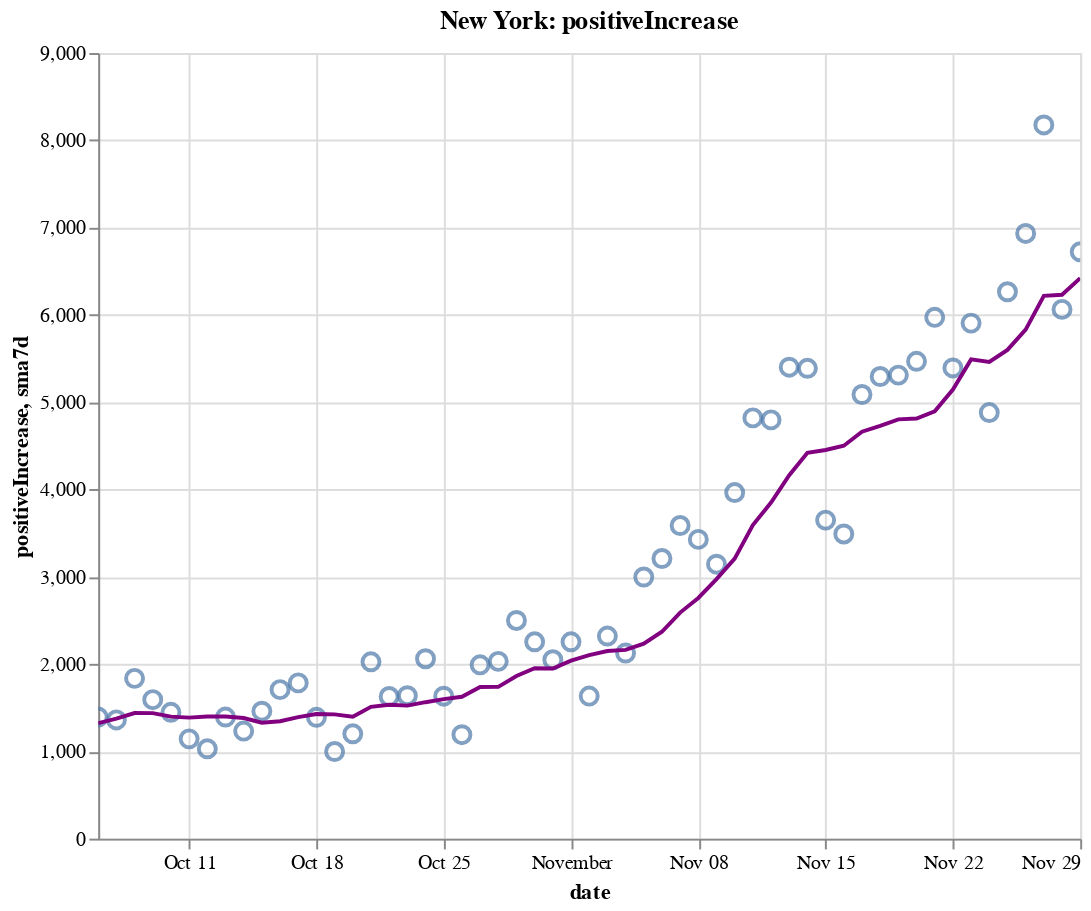

Notebook code cell kept with this figure:
### Code cell
create_plot(ny, 'positiveIncrease')

### Figure 1 — Vega-Lite specification as saved in the notebook (floating-point values rounded to 4 significant figures)
{"config": {"view": {"continuousWidth": 400, "continuousHeight": 300}}, "layer": [{"layer": [{"mark": {"type": "point", "size": 75}, "encoding": {"tooltip": [{"type": "temporal", "field": "date"}, {"type": "quantitative", "field": "positiveIncrease"}, {"type": "quantitative", "field": "sma7d"}], "x": {"type": "temporal", "field": "date"}, "y": {"type": "quantitative", "field": "positiveIncrease"}}, "selection": {"selector008": {"type": "interval", "bind": "scales", "encodings": ["x", "y"]}}}, {"mark": {"type": "line", "color": "purple"}, "encoding": {"x": {"type": "temporal", "field": "date"}, "y": {"type": "quantitative", "field": "sma7d"}}}]}, {"mark": {"type": "rule", "color": "#aaa"}, "encoding": {"x": {"type": "temporal", "field": "date"}}, "transform": [{"filter": {"selection": "selector007"}}]}, {"mark": "circle", "encoding": {"opacity": {"condition": {"value": 1, "selection": "selector007"}, "value": 0}, "tooltip": [{"type": "temporal", "field": "date"}, {"type": "quantitative", "field": "positiveIncrease"}, {"type": "quantitative", "field": "sma7d"}], "x": {"type": "temporal", "field": "date"}, "y": {"type": "quantitative", "field": "positiveIncrease"}}, "selection": {"selector007": {"type": "single", "encodings": ["x"], "on": "mouseover", "nearest": true, "empty": "none"}}}, {"mark": {"type": "text", "align": "left", "dx": 5, "dy": -5, "stroke": "white", "strokeWidth": 2}, "encoding": {"text": {"type": "quantitative", "field": "positiveIncrease"}, "tooltip": [{"type": "temporal", "field": "date"}, {"type": "quantitative", "field": "positiveIncrease"}, {"type": "quantitative", "field": "sma7d"}], "x": {"type": "temporal", "field": "date"}, "y": {"type": "quantitative", "field": "positiveIncrease"}}, "transform": [{"filter": {"selection": "selector007"}}]}, {"mark": {"type": "text", "align": "left", "dx": 5, "dy": -5}, "encoding": {"text": {"type": "quantitative", "field": "positiveIncrease"}, "tooltip": [{"type": "temporal", "field": "date"}, {"type": "quantitative", "field": "positiveIncrease"}, {"type": "quantitative", "field": "sma7d"}], "x": {"type": "temporal", "field": "date"}, "y": {"type": "quantitative", "field": "positiveIncrease"}}, "transform": [{"filter": {"selection": "selector007"}}]}], "data": {"name": "data-8a2538aa8186418949c1e65f446dd601"}, "height": 400, "title": "New York: positiveIncrease", "width": 500, "$schema": "https://vega.github.io/schema/vega-lite/v4.8.1.json", "datasets": {"data-8a2538aa8186418949c1e65f446dd601": [{"date": "2020-10-06T00:00:00", "totalTestResultsIncrease": 96360.0, "positiveIncrease": 1393.0, "death": 25540.0, "deathIncrease": 9.0, "positiveRate": 0.014, "state": "New York", "sma7d": 1323.0}, {"date": "2020-10-07T00:00:00", "totalTestResultsIncrease": 108200.0, "positiveIncrease": 1360.0, "death": 25540.0, "deathIncrease": 9.0, "positiveRate": 0.013, "state": "New York", "sma7d": 1374.0}, {"date": "2020-10-08T00:00:00", "totalTestResultsIncrease": 145800.0, "positiveIncrease": 1836.0, "death": 25560.0, "deathIncrease": 10.0, "positiveRate": 0.013, "state": "New York", "sma7d": 1439.0}, {"date": "2020-10-09T00:00:00", "totalTestResultsIncrease": 139300.0, "positiveIncrease": 1592.0, "death": 25560.0, "deathIncrease": 6.0, "positiveRate": 0.011, "state": "New York", "sma7d": 1438.0}, {"date": "2020-10-10T00:00:00", "totalTestResultsIncrease": 134600.0, "positiveIncrease": 1447.0, "death": 25570.0, "deathIncrease": 8.0, "positiveRate": 0.011, "state": "New York", "sma7d": 1398.0}, {"date": "2020-10-11T00:00:00", "totalTestResultsIncrease": 118300.0, "positiveIncrease": 1143.0, "death": 25570.0, "deathIncrease": 5.0, "positiveRate": 0.01, "state": "New York", "sma7d": 1386.0}, {"date": "2020-10-12T00:00:00", "totalTestResultsIncrease": 91790.0, "positiveIncrease": 1029.0, "death": 25590.0, "deathIncrease": 13.0, "positiveRate": 0.011, "state": "New York", "sma7d": 1400.0}, {"date": "2020-10-13T00:00:00", "totalTestResultsIncrease": 99070.0, "positiveIncrease": 1393.0, "death": 25600.0, "deathIncrease": 11.0, "positiveRate": 0.014, "state": "New York", "sma7d": 1400.0}, {"date": "2020-10-14T00:00:00", "totalTestResultsIncrease": 111700.0, "positiveIncrease": 1232.0, "death": 25600.0, "deathIncrease": 7.0, "positiveRate": 0.011, "state": "New York", "sma7d": 1382.0}, {"date": "2020-10-15T00:00:00", "totalTestResultsIncrease": 133200.0, "positiveIncrease": 1460.0, "death": 25620.0, "deathIncrease": 13.0, "positiveRate": 0.011, "state": "New York", "sma7d": 1328.0}, {"date": "2020-10-16T00:00:00", "totalTestResultsIncrease": 136000.0, "positiveIncrease": 1707.0, "death": 25630.0, "deathIncrease": 10.0, "positiveRate": 0.013, "state": "New York", "sma7d": 1344.0}, {"date": "2020-10-17T00:00:00", "totalTestResultsIncrease": 160000.0, "positiveIncrease": 1784.0, "death": 25640.0, "deathIncrease": 9.0, "positiveRate": 0.011, "state": "New York", "sma7d": 1393.0}, {"date": "2020-10-18T00:00:00", "totalTestResultsIncrease": 128800.0, "positiveIncrease": 1390.0, "death": 25640.0, "deathIncrease": 7.0, "positiveRate": 0.011, "state": "New York", "sma7d": 1428.0}, {"date": "2020-10-19T00:00:00", "totalTestResultsIncrease": 82010.0, "positiveIncrease": 998.0, "death": 25660.0, "deathIncrease": 15.0, "positiveRate": 0.012, "state": "New York", "sma7d": 1423.0}, {"date": "2020-10-20T00:00:00", "totalTestResultsIncrease": 90540.0, "positiveIncrease": 1201.0, "death": 25670.0, "deathIncrease": 13.0, "positiveRate": 0.013, "state": "New York", "sma7d": 1396.0}, {"date": "2020-10-21T00:00:00", "totalTestResultsIncrease": 124800.0, "positiveIncrease": 2026.0, "death": 25680.0, "deathIncrease": 7.0, "positiveRate": 0.016, "state": "New York", "sma7d": 1509.0}, {"date": "2020-10-22T00:00:00", "totalTestResultsIncrease": 135300.0, "positiveIncrease": 1628.0, "death": 25690.0, "deathIncrease": 15.0, "positiveRate": 0.012, "state": "New York", "sma7d": 1533.0}, {"date": "2020-10-23T00:00:00", "totalTestResultsIncrease": 141500.0, "positiveIncrease": 1637.0, "death": 25700.0, "deathIncrease": 11.0, "positiveRate": 0.012, "state": "New York", "sma7d": 1523.0}, {"date": "2020-10-24T00:00:00", "totalTestResultsIncrease": 156900.0, "positiveIncrease": 2061.0, "death": 25720.0, "deathIncrease": 13.0, "positiveRate": 0.013, "state": "New York", "sma7d": 1563.0}, {"date": "2020-10-25T00:00:00", "totalTestResultsIncrease": 120800.0, "positiveIncrease": 1632.0, "death": 25730.0, "deathIncrease": 12.0, "positiveRate": 0.014, "state": "New York", "sma7d": 1598.0}, {"date": "2020-10-26T00:00:00", "totalTestResultsIncrease": 82120.0, "positiveIncrease": 1191.0, "death": 25740.0, "deathIncrease": 12.0, "positiveRate": 0.015, "state": "New York", "sma7d": 1625.0}, {"date": "2020-10-27T00:00:00", "totalTestResultsIncrease": 111600.0, "positiveIncrease": 1991.0, "death": 25760.0, "deathIncrease": 16.0, "positiveRate": 0.018, "state": "New York", "sma7d": 1738.0}, {"date": "2020-10-28T00:00:00", "totalTestResultsIncrease": 129700.0, "positiveIncrease": 2031.0, "death": 25770.0, "deathIncrease": 15.0, "positiveRate": 0.016, "state": "New York", "sma7d": 1739.0}, {"date": "2020-10-29T00:00:00", "totalTestResultsIncrease": 168400.0, "positiveIncrease": 2499.0, "death": 25790.0, "deathIncrease": 19.0, "positiveRate": 0.015, "state": "New York", "sma7d": 1863.0}, {"date": "2020-10-30T00:00:00", "totalTestResultsIncrease": 146900.0, "positiveIncrease": 2255.0, "death": 25800.0, "deathIncrease": 12.0, "positiveRate": 0.015, "state": "New York", "sma7d": 1951.0}, {"date": "2020-10-31T00:00:00", "totalTestResultsIncrease": 137000.0, "positiveIncrease": 2049.0, "death": 25810.0, "deathIncrease": 3.0, "positiveRate": 0.015, "state": "New York", "sma7d": 1950.0}, {"date": "2020-11-01T00:00:00", "totalTestResultsIncrease": 148900.0, "positiveIncrease": 2255.0, "death": 25820.0, "deathIncrease": 17.0, "positiveRate": 0.015, "state": "New York", "sma7d": 2039.0}, {"date": "2020-11-02T00:00:00", "totalTestResultsIncrease": 96100.0, "positiveIncrease": 1633.0, "death": 25840.0, "deathIncrease": 14.0, "positiveRate": 0.017, "state": "New York", "sma7d": 2102.0}, {"date": "2020-11-03T00:00:00", "totalTestResultsIncrease": 127900.0, "positiveIncrease": 2321.0, "death": 25850.0, "deathIncrease": 15.0, "positiveRate": 0.018, "state": "New York", "sma7d": 2149.0}, {"date": "2020-11-04T00:00:00", "totalTestResultsIncrease": 133500.0, "positiveIncrease": 2126.0, "death": 25870.0, "deathIncrease": 15.0, "positiveRate": 0.016, "state": "New York", "sma7d": 2163.0}, {"date": "2020-11-05T00:00:00", "totalTestResultsIncrease": 161000.0, "positiveIncrease": 2997.0, "death": 25890.0, "deathIncrease": 24.0, "positiveRate": 0.019, "state": "New York", "sma7d": 2234.0}, {"date": "2020-11-06T00:00:00", "totalTestResultsIncrease": 160700.0, "positiveIncrease": 3209.0, "death": 25910.0, "deathIncrease": 18.0, "positiveRate": 0.02, "state": "New York", "sma7d": 2370.0}, {"date": "2020-11-07T00:00:00", "totalTestResultsIncrease": 163300.0, "positiveIncrease": 3587.0, "death": 25930.0, "deathIncrease": 18.0, "positiveRate": 0.022, "state": "New York", "sma7d": 2590.0}, {"date": "2020-11-08T00:00:00", "totalTestResultsIncrease": 145600.0, "positiveIncrease": 3428.0, "death": 25950.0, "deathIncrease": 19.0, "positiveRate": 0.024, "state": "New York", "sma7d": 2757.0}, {"date": "2020-11-09T00:00:00", "totalTestResultsIncrease": 111400.0, "positiveIncrease": 3144.0, "death": 25970.0, "deathIncrease": 26.0, "positiveRate": 0.028, "state": "New York", "sma7d": 2973.0}, {"date": "2020-11-10T00:00:00", "totalTestResultsIncrease": 128000.0, "positiveIncrease": 3965.0, "death": 26000.0, "deathIncrease": 32.0, "positiveRate": 0.031, "state": "New York", "sma7d": 3208.0}, {"date": "2020-11-11T00:00:00", "totalTestResultsIncrease": 164300.0, "positiveIncrease": 4820.0, "death": 26030.0, "deathIncrease": 21.0, "positiveRate": 0.029, "state": "New York", "sma7d": 3593.0}, {"date": "2020-11-12T00:00:00", "totalTestResultsIncrease": 162600.0, "positiveIncrease": 4797.0, "death": 26060.0, "deathIncrease": 29.0, "positiveRate": 0.029, "state": "New York", "sma7d": 3850.0}, {"date": "2020-11-13T00:00:00", "totalTestResultsIncrease": 203700.0, "positiveIncrease": 5401.0, "death": 26080.0, "deathIncrease": 24.0, "positiveRate": 0.027, "state": "New York", "sma7d": 4163.0}, {"date": "2020-11-14T00:00:00", "totalTestResultsIncrease": 184200.0, "positiveIncrease": 5388.0, "death": 26100.0, "deathIncrease": 24.0, "positiveRate": 0.029, "state": "New York", "sma7d": 4420.0}, {"date": "2020-11-15T00:00:00", "totalTestResultsIncrease": 133200.0, "positiveIncrease": 3649.0, "death": 26130.0, "deathIncrease": 30.0, "positiveRate": 0.027, "state": "New York", "sma7d": 4452.0}, {"date": "2020-11-16T00:00:00", "totalTestResultsIncrease": 124600.0, "positiveIncrease": 3490.0, "death": 26160.0, "deathIncrease": 26.0, "positiveRate": 0.028, "state": "New York", "sma7d": 4501.0}, {"date": "2020-11-17T00:00:00", "totalTestResultsIncrease": 159900.0, "positiveIncrease": 5088.0, "death": 26190.0, "deathIncrease": 30.0, "positiveRate": 0.032, "state": "New York", "sma7d": 4662.0}, {"date": "2020-11-18T00:00:00", "totalTestResultsIncrease": 154400.0, "positiveIncrease": 5294.0, "death": 26220.0, "deathIncrease": 36.0, "positiveRate": 0.034, "state": "New York", "sma7d": 4730.0}, {"date": "2020-11-19T00:00:00", "totalTestResultsIncrease": 195200.0, "positiveIncrease": 5310.0, "death": 26260.0, "deathIncrease": 32.0, "positiveRate": 0.027, "state": "New York", "sma7d": 4803.0}, {"date": "2020-11-20T00:00:00", "totalTestResultsIncrease": 205500.0, "positiveIncrease": 5468.0, "death": 26290.0, "deathIncrease": 35.0, "positiveRate": 0.027, "state": "New York", "sma7d": 4812.0}, {"date": "2020-11-21T00:00:00", "totalTestResultsIncrease": 207900.0, "positiveIncrease": 5972.0, "death": 26330.0, "deathIncrease": 34.0, "positiveRate": 0.029, "state": "New York", "sma7d": 4896.0}, {"date": "2020-11-22T00:00:00", "totalTestResultsIncrease": 196600.0, "positiveIncrease": 5392.0, "death": 26360.0, "deathIncrease": 31.0, "positiveRate": 0.027, "state": "New York", "sma7d": 5145.0}, {"date": "2020-11-23T00:00:00", "totalTestResultsIncrease": 191500.0, "positiveIncrease": 5906.0, "death": 26390.0, "deathIncrease": 33.0, "positiveRate": 0.031, "state": "New York", "sma7d": 5490.0}, {"date": "2020-11-24T00:00:00", "totalTestResultsIncrease": 164800.0, "positiveIncrease": 4881.0, "death": 26440.0, "deathIncrease": 51.0, "positiveRate": 0.03, "state": "New York", "sma7d": 5460.0}, {"date": "2020-11-25T00:00:00", "totalTestResultsIncrease": 173100.0, "positiveIncrease": 6265.0, "death": 26480.0, "deathIncrease": 41.0, "positiveRate": 0.036, "state": "New York", "sma7d": 5599.0}, {"date": "2020-11-26T00:00:00", "totalTestResultsIncrease": 217700.0, "positiveIncrease": 6933.0, "death": 26550.0, "deathIncrease": 67.0, "positiveRate": 0.032, "state": "New York", "sma7d": 5831.0}, {"date": "2020-11-27T00:00:00", "totalTestResultsIncrease": 219400.0, "positiveIncrease": 8176.0, "death": 26590.0, "deathIncrease": 39.0, "positiveRate": 0.037, "state": "New York", "sma7d": 6218.0}, {"date": "2020-11-28T00:00:00", "totalTestResultsIncrease": 152400.0, "positiveIncrease": 6063.0, "death": 26630.0, "deathIncrease": 44.0, "positiveRate": 0.04, "state": "New York", "sma7d": 6231.0}, {"date": "2020-11-29T00:00:00", "totalTestResultsIncrease": 157300.0, "positiveIncrease": 6723.0, "death": 26690.0, "deathIncrease": 58.0, "positiveRate": 0.043, "state": "New York", "sma7d": 6421.0}]}}
